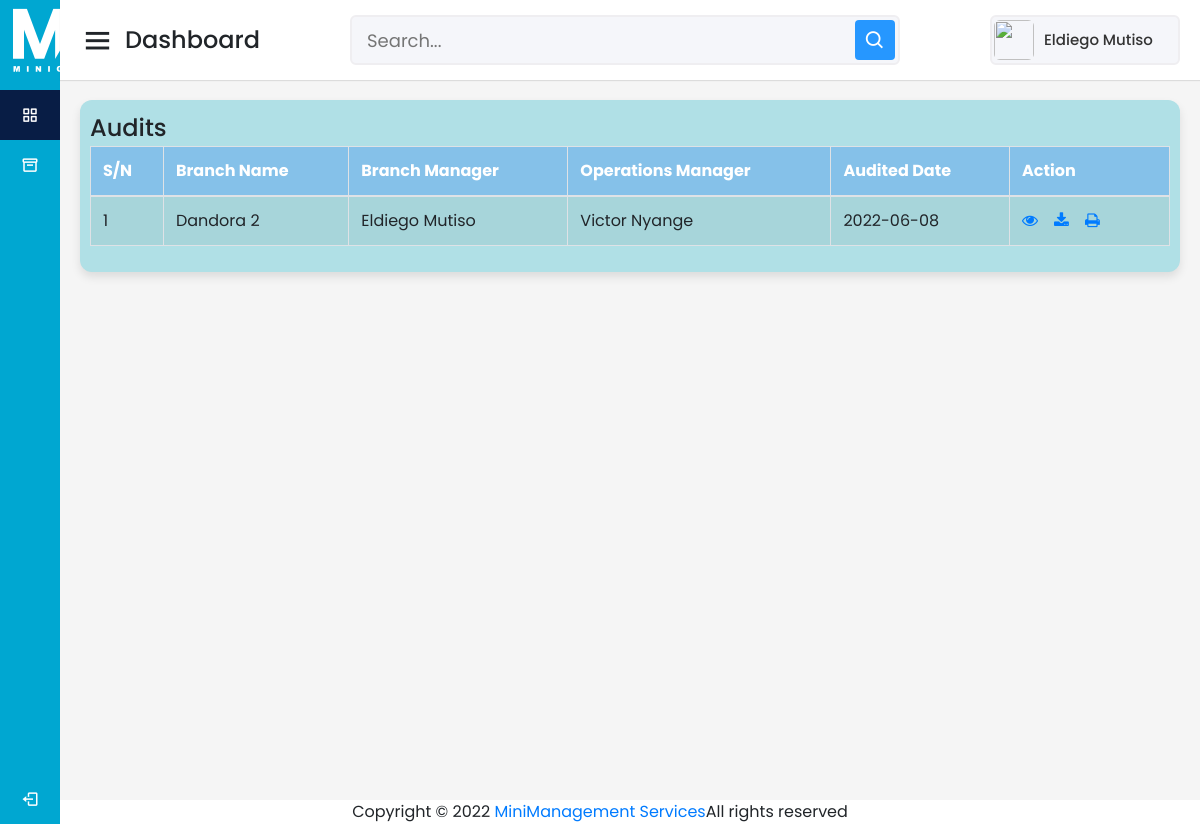
/Dashboard.php (signed in), run on the app's committed database.
### tables this page shows
CREATE TABLE `adminstaffing` (
  `id` int(255) NOT NULL AUTO_INCREMENT,
  `branch_id` int(255) NOT NULL,
  `branchmanager` varchar(255) NOT NULL,
  `opsmanager` varchar(255) NOT NULL,
  `TransactionDate` date NOT NULL DEFAULT current_timestamp(),
  `sweepcondition` text NOT NULL,
  `sweepremark` text NOT NULL,
  `washcondition` text NOT NULL,
  `washremark` text NOT NULL,
  `tablecondition` text NOT NULL,
  `tableremark` text NOT NULL,
  `smellcondition` text NOT NULL,
  `smellremark` text NOT NULL,
  `floorcondition` text NOT NULL,
  `floorremark` text NOT NULL,
  `garbagecondition` text NOT NULL,
  `garbageremark` text NOT NULL,
  `catchercondition` text NOT NULL,
  `catcherremark` text NOT NULL,
  `fliescondition` text NOT NULL,
  `fliesremark` text NOT NULL,
  `roachescondition` text NOT NULL,
  `roachesremark` text NOT NULL,
  `ratscondition` text NOT NULL,
  `ratsremark` text NOT NULL,
  `cratescondition` text NOT NULL,
  `cratesremark` text NOT NULL,
  `uniformcondition` text NOT NULL,
  `uniformremark` text NOT NULL,
  `scoatcondition` text NOT NULL,
  `scoatremark` text NOT NULL,
  `ovenmancondition` text NOT NULL,
  `ovenmanremark` text NOT NULL,
  `suniformcondition` text NOT NULL,
  `suniformremark` text NOT NULL,
  `m1mechanical` text NOT NULL,
  `m1layout` text NOT NULL,
  `m1remark` text NOT NULL,
  `m2mechanical` text NOT NULL,
  `m2layout` text NOT NULL,
  `m2remark` text NOT NULL,
  `dmechanical` text NOT NULL,
  `dlayout` text NOT NULL,
  `dremark` text NOT NULL,
  `p1mechanical` text NOT NULL,
  `p1layout` text NOT NULL,
  `p1remark` text NOT NULL,
  `p2mechanical` text NOT NULL,
  `p2layout` text NOT NULL,
  `p2remark` text NOT NULL,
  `p3mechanical` text NOT NULL,
  `p3layout` text NOT NULL,
  `p3remark` text NOT NULL,
  `o1mechanical` text NOT NULL,
  `o1layout` text NOT NULL,
  `o1remark` text NOT NULL,
  `o2mechanical` text NOT NULL,
  `o2layout` text NOT NULL,
  `o2remark` text NOT NULL,
  `o3mechanical` text NOT NULL,
  `o3layout` text NOT NULL,
  `o3remark` text NOT NULL,
  `slicermechanical` text NOT NULL,
  `slicerlayout` text NOT NULL,
  `slicerremark` text NOT NULL,
  `gmechanical` text NOT NULL,
  `glayout` text NOT NULL,
  `gremark` text NOT NULL,
  `edsmechanical` text NOT NULL,
  `edslayout` text NOT NULL,
  `edsremark` text NOT NULL,
  `scalemechanical` text NOT NULL,
  `scalelayout` text NOT NULL,
  `scaleremark` text NOT NULL,
  `maintenanceoften` text NOT NULL,
  `maintenancestate` text NOT NULL,
  `maintenanceremark` text NOT NULL,
  `tinsmechanical` text NOT NULL,
  `tinslayout` text NOT NULL,
  `tinsremark` text NOT NULL,
  `wiresmechanical` text NOT NULL,
  `wireslayout` text NOT NULL,
  `wiresremark` text NOT NULL,
  `tideness` text NOT NULL,
  `comment1` text NOT NULL,
  `alterations` text NOT NULL,
  `comment2` text NOT NULL,
  `manager_checks` text NOT NULL,
  `comment3` text NOT NULL,
  `mixchart_cashflow` text NOT NULL,
  `comment4` text NOT NULL,
  `mixchart_production` text NOT NULL,
  `comment5` text NOT NULL,
  `consumption` text NOT NULL,
  `comment6` text NOT NULL,
  `sellbydate` text NOT NULL,
  `comment7` text NOT NULL,
  `breadreturns` text NOT NULL,
  `comment8` text NOT NULL,
  `damagepolybags` text NOT NULL,
  `comment9` text NOT NULL,
  `processflow` text NOT NULL,
  `comment10` text NOT NULL,
  `slicing` text NOT NULL,
  `comment11` text NOT NULL,
  `dividing_range` text NOT NULL,
  `comment12` text NOT NULL,
  `breadweight` text NOT NULL,
  `comment13` text NOT NULL,
  `bread_yield` text NOT NULL,
  `comment14` text NOT NULL,
  `tapes` text NOT NULL,
  `comment15` text NOT NULL,
  `ingredients` text NOT NULL,
  `comment16` text NOT NULL,
  `gunnybags` text NOT NULL,
  `comment17` text NOT NULL,
  `flour` text NOT NULL,
  `comment18` text NOT NULL,
  `polybags` text NOT NULL,
  `comment19` text NOT NULL,
  `damagedpolybags` text NOT NULL,
  `comment20` text NOT NULL,
  `mkt_returns` text NOT NULL,
  `comment21` text NOT NULL,
  `sell_by_date_returns` text NOT NULL,
  `comment22` text NOT NULL,
  `return_goods` text NOT NULL,
  `comment23` text NOT NULL,
  `bread_color` text NOT NULL,
  `comment24` text NOT NULL,
  `shape_size` text NOT NULL,
  `comment25` text NOT NULL,
  `internal_texture` text NOT NULL,
  `comment26` text NOT NULL,
  `variety_by_varietyphysicalbalance` text NOT NULL,
  `comment27` text NOT NULL,
  `stocklevels` text NOT NULL,
  `comment28` text NOT NULL,
  `rotationofstocks` text NOT NULL,
  `comment29` text NOT NULL,
  `multiple_sell` text NOT NULL,
  `comment30` text NOT NULL,
  `MngerLding_cond` text NOT NULL,
  `MngerLding_remrk` text NOT NULL,
  `SupLding_cond` text NOT NULL,
  `SupLding_remrk` text NOT NULL,
  `Security_loading` text NOT NULL,
  `Securitylding_remrk` text NOT NULL,
  `Security_attendance` text NOT NULL,
  `Securityatt_remrk` text NOT NULL,
  `Security_OB` text NOT NULL,
  `SecurityOB_remrk` text NOT NULL,
  `Reliability_loading` text NOT NULL,
  `Reliabiltylding_remrk` text NOT NULL,
  `Reliability_Attendance` text NOT NULL,
  `Reliabiltyatt_remrk` text NOT NULL,
  `Reliability_OB` text NOT NULL,
  `Reliabiltyob_remrk` text NOT NULL,
  `Minishpneatness_cond` text NOT NULL,
  `Minishpneatness_remrk` text NOT NULL,
  `OG_Cond` text NOT NULL,
  `OG_Remrk` text NOT NULL,
  `Uniform_Cond` text NOT NULL,
  `Uniform_Remrk` text NOT NULL,
  `Shoes_Cond` text NOT NULL,
  `Shoes_Remrk` text NOT NULL,
  `GB_Cond` text NOT NULL,
  `GB_Remrk` text NOT NULL,
  `CG_Cond` text NOT NULL,
  `CG_Remrk` text NOT NULL,
  `DM_Cond` text NOT NULL,
  `DM_Remrk` text NOT NULL,
  `EK_Cond` text NOT NULL,
  `EK_Remrk` text NOT NULL,
  `FE_Cond` text NOT NULL,
  `FE_Renrk` text NOT NULL,
  `AS_Cond` text NOT NULL,
  `AS_Remrk` text NOT NULL,
  `Mobile_Cond` text NOT NULL,
  `Mobile_Remrk` text NOT NULL,
  `Fixed_Cond` text NOT NULL,
  `Fixed_Remrk` text NOT NULL,
  `DL_Cond` text NOT NULL,
  `DL_Remrk` text NOT NULL,
  `SL_Cond` text NOT NULL,
  `SL_Remrk` text NOT NULL,
  `MR_Cond` text NOT NULL,
  `MR_Remrk` text NOT NULL,
  `SupV_Cond` text NOT NULL,
  `SupV_Remrk` text NOT NULL,
  `BakMng_Cond` text NOT NULL,
  `BakMng_Remrk` text NOT NULL,
  `Discpline_Cond` text NOT NULL,
  `Discpline_Remrk` text NOT NULL,
  `Training_Cond` text NOT NULL,
  `Training_Remrk` text NOT NULL,
  `SCwrk_Cond` text NOT NULL,
  `SCwrk_Remrk` text NOT NULL,
  `SCdr_Cond` text NOT NULL,
  `SCdr_Remrk` text NOT NULL,
  `SCexced_Cond` text NOT NULL,
  `SCexced_remrk` text NOT NULL,
  `SCCasual_Cond` text NOT NULL,
  `SCCasual_Remrk` text NOT NULL,
  `gen_repairs_cond` varchar(255) DEFAULT NULL,
  `gen_repairs_remarks` text NOT NULL,
  `gen_repair_acc_condition` text NOT NULL,
  `gen_repairs_acc_remarks` text NOT NULL,
  `firstaid_ess_cond` text NOT NULL,
  `firstaid_ess_remarks` text NOT NULL,
  `firstaid_usagerec_cond` text NOT NULL,
  `firstaid_usagerec_remarks` text NOT NULL,
  `gen_cond` text NOT NULL,
  `gen_remarks` varchar(255) DEFAULT NULL,
  `prod_cond` text NOT NULL,
  `prod_remarks` text NOT NULL,
  `crate_rec_cond` text NOT NULL,
  `crat_remark` text NOT NULL,
  `station_book_cond` text NOT NULL,
  `station_book_remarks` text NOT NULL,
  `protect_cloth_book` text NOT NULL,
  `protect_cloth_book_rem` text NOT NULL,
  `vehicle_mil_cond` text NOT NULL,
  `vehicle_mil_remarks` text NOT NULL,
  `weight_chart_line_cond` text NOT NULL,
  `weight_chart_file_remarks` text NOT NULL,
  `underweight_chart_file_cond` text NOT NULL,
  `underweight_chart_line_remarks` text NOT NULL,
  `driver_allocation_cond` text NOT NULL,
  `driver_allocation_remarks` text NOT NULL,
  `mil_per_litre_veh_cond` text NOT NULL,
  `mil_per_litre_veh_remar` text NOT NULL,
  `motor_veh_clean_cond` text NOT NULL,
  `motor_veh_clean_remarks` text NOT NULL,
  `cus_comp_cond` text NOT NULL,
  `cus_comp_remarks` text NOT NULL,
  `imp_ass_cond` text NOT NULL,
  `imp_ass_remarks` text NOT NULL,
  `comm_cond` text NOT NULL,
  `comm_remarks` text NOT NULL,
  `mon_load_trend_cond` text NOT NULL,
  `mon_load_trend_remarks` text NOT NULL,
  `ver_cashflow_cond` text NOT NULL,
  `ver_cashflow_remarks` text NOT NULL,
  `ver_bak_stock_cond` text NOT NULL,
  `ver_bak_stock_remarks` text NOT NULL,
  `cash_ver_cashier_cond` text NOT NULL,
  `cash_ver_cashier_remarks` text NOT NULL,
  `insuring_cont_debt_cred_cond` text NOT NULL,
  `insuring_cont_debt_cred_remarks` text NOT NULL,
  PRIMARY KEY (`id`)
);

CREATE TABLE `branch` (
  `branch_id` int(11) NOT NULL AUTO_INCREMENT,
  `branchname` varchar(255) NOT NULL,
  `branchmanager` varchar(255) NOT NULL,
  `opsmanager` varchar(255) NOT NULL,
  PRIMARY KEY (`branch_id`)
);

### Dashboard.php (the view, shortened to what this page needs)
<!DOCTYPE html>
<html lang="en" dir="ltr">
  <head>
    <link rel="stylesheet" href="./admin/css/Dummy.css">
    <link href='https://unpkg.com/boxicons@2.0.7/css/boxicons.min.css' rel='stylesheet'>
    <link rel="stylesheet" href="https://stackpath.bootstrapcdn.com/bootstrap/4.5.2/css/bootstrap.min.css">
    <link rel="stylesheet" href="https://maxcdn.bootstrapcdn.com/font-awesome/4.7.0/css/font-awesome.min.css">
   </head>
<body>
  <div class="sidebar">
    <div class="logo-details">
    </div>
      <ul class="nav-links">
        <li>
          <a href="Dashboard.php" class="active">
            <i class='bx bx-grid-alt' ></i>
            <span class="links_name">Dashboard</span>
          </a>
        </li>
		<li>
          <a href="PageA.php">
            <i class='bx bx-box' ></i>
            <span class="links_name">Audit</span>
          </a>
        </li>
        <li class="log_out">
          <a href="logout.php">
            <i class='bx bx-log-out'></i>
            <span class="links_name">Log out</span>
          </a>
        </li>
      </ul>
  </div>
  <section class="home-section">
    <nav>
      <div class="sidebar-button">
        <i class='bx bx-menu sidebarBtn'></i>
        <span class="dashboard">Dashboard</span>
      </div>
      <div class="search-box">
        <input type="text" placeholder="Search...">
        <i class='bx bx-search' ></i>
      </div>
      <div class="profile-details">
        <img src="./images/images.png" >
        <span class="admin_name"><?php echo $_SESSION['user']['username']; ?></span>
      </div>
    </nav>
    <div class="home-content">
      <div class="leaves-boxes">
        <div class="recent-leaves box">
          <div class="title">Audits</div>
          <?php
                    require_once "./includes/cfg.php";
                    $logged_in_user_branch = $_SESSION['user']['branch_id'];
                    $sql = "SELECT * FROM `adminstaffing` INNER JOIN branch ON branch.branch_id=adminstaffing.branch_id WHERE adminstaffing.branch_id = '".$logged_in_user_branch."'";
                    if($result = mysqli_query($link, $sql)){
                        if(mysqli_num_rows($result) > 0){
                            echo '<table class="table table-bordered table-striped">';
                                echo "<thead>";
                                    echo "<tr>";
                                    echo "<th>S/N</th>";
                                    echo "<th>Branch Name</th>";
                                    echo "<th>Branch Manager</th>";
                                    echo "<th>Operations Manager</th>";
                                    echo "<th>Audited Date</th>";
                                    echo "<th>Action</th>";
                                echo "</tr>";
                            echo "</thead>";
                            echo "<tbody>";
                            while($row = mysqli_fetch_array($result)){
                                echo "<tr>";
                                    echo "<td>" . $row['id'] . "</td>";
                                    echo "<td>" . $row['branchname'] . "</td>";
                                    echo "<td>" . $row['branchmanager'] . "</td>";
                                    echo "<td>" . $row['opsmanager'] . "</td>";
                                    echo "<td>" . $row['TransactionDate'] . "</td>";
                                    echo "<td>";
                                        echo '<a href="./fetch/fetch.php?id='. $row['id'] .'" class="mr-3" title="View Record" data-toggle="tooltip"><span class="fa fa-eye"></span></a>';
                                        echo '<a href="./fetch/pdf.php?id='. $row['id'] .'" class="mr-3" title="Download Record" data-toggle="tooltip"><span class="fa fa-download"></span></a>';
                                        echo '<a href="./fetch/pdf.php?id='. $row['id'] .'" class="mr-3" title="Print Record" data-toggle="tooltip"><span class="fa fa-print"></span></a>';
                                        echo "</td>";
                                echo "</tr>";
                            }
                            echo "</tbody>";
                        echo "</table>";
                    } else{
                        echo '<div class="alert alert-danger"><em>No records were found.</em></div>';
                    }
                } else{
                    echo "Oops! Something went wrong. Please try again later.";
                }
                ?>
  </div>
  </div>
  </div>
<!DOCTYPE html>
<html>
<head>
</head>
<body>
</body>
</html>
  </section>
<footer>
	<center>
        <span>Copyright © 2022 <a href="#">MiniManagement Services</a>All rights reserved
        </span></center>
  </footer>
</body>
</html>

### admin/css/Dummy.css (style rules this page uses)
* { margin: 0; padding: 0; box-sizing: border-box; font-family: 'Poppins', sans-serif; }
.sidebar { position: fixed; margin-top: 0%; height: 100%; width: 240px; background: #00A7D1; transition: all 0.5s ease; }
.sidebar .logo-details { height: 80px; display: flex; align-items: center; }
.sidebar .nav-links { margin-top: 10px; }
.sidebar .nav-links li { position: relative; list-style: none; height: 50px; }
.sidebar .nav-links li a { height: 100%; width: 100%; display: flex; align-items: center; text-decoration: none; transition: all 0.4s ease; }
.sidebar .nav-links li a.active { background: #081D45; }
.sidebar .nav-links li i { min-width: 60px; text-align: center; font-size: 18px; color: #fff; }
.sidebar .nav-links li a .links_name { color: #fff; font-size: 15px; font-weight: 400; white-space: nowrap; }
.sidebar .nav-links .log_out { position: absolute; bottom: 0; width: 100%; }
.home-section { position: relative; background: #f5f5f5; min-height: 100vh; width: calc(100% - 240px); left: 240px; transition: all 0.5s ease; }
.home-section nav { display: flex; justify-content: space-between; height: 80px; background: #fff; display: flex; align-items: center; position: fixed; width: calc(100% - 240px); left: 240px; z-index: 100; padding: 0 20px; box-shadow: 0 1px 1px rgba(0, 0, 0, 0.1); transition: all 0.5s ease; }
.home-section nav .sidebar-button { display: flex; align-items: center; font-size: 24px; font-weight: 500; }
nav .sidebar-button i { font-size: 35px; margin-right: 10px; }
.home-section nav .search-box { position: relative; height: 50px; max-width: 550px; width: 100%; margin: 0 20px; }
nav .search-box input { height: 100%; width: 100%; outline: none; background: #F5F6FA; border: 2px solid #EFEEF1; border-radius: 6px; font-size: 18px; padding: 0 15px; }
nav .search-box .bx-search { position: absolute; height: 40px; width: 40px; background: #2697FF; right: 5px; top: 50%; transform: translateY(-50%); border-radius: 4px; line-height: 40px; text-align: center; color: #fff; font-size: 22px; transition: all 0.4 ease; }
.home-section nav .profile-details { display: flex; align-items: center; background: #F5F6FA; border: 2px solid #EFEEF1; border-radius: 6px; height: 50px; min-width: 190px; padding: 0 15px 0 2px; }
nav .profile-details img { height: 40px; width: 40px; border-radius: 6px; object-fit: cover; }
nav .profile-details .admin_name { font-size: 15px; font-weight: 500; color: #333; margin: 0 10px; white-space: nowrap; }
.home-section .home-content { position: relative; padding-top: 100px; }
.home-content .leaves-boxes { display: flex; justify-content: space-between; }
.home-content .leaves-boxes .recent-leaves { width: 100%; background: #B0E0E6; padding: 10px 10px; margin: 0px 20px; border-radius: 12px; box-shadow: 0 5px 10px rgba(0, 0, 0, 0.1); }
.leaves-boxes .box .title { font-size: 24px; font-weight: 500; }
@media (max-width: 1240px) { .sidebar { width: 60px; } }
@media (max-width: 1240px) { .home-section { width: calc(100% - 60px); left: 60px; } }
@media (max-width: 1240px) { .home-section nav { width: calc(100% - 60px); left: 60px; } }
table { max-width: 100%; align-content: center ; }
tr:nth-child(odd) { background-color: #85C1E9; }
th { background-color: #85C1E9; color: #fff; }
th, td { text-align: left; padding: 0.50em 1em; }

### data on the page
adminstaffing: id "1", branch.branchname "Dandora 2", branch.branchmanager "Eldiego Mutiso", branch.opsmanager "Victor Nyange", TransactionDate "2022-06-08"

### other printed values
$_SESSION['user']['username'] "Eldiego Mutiso"
